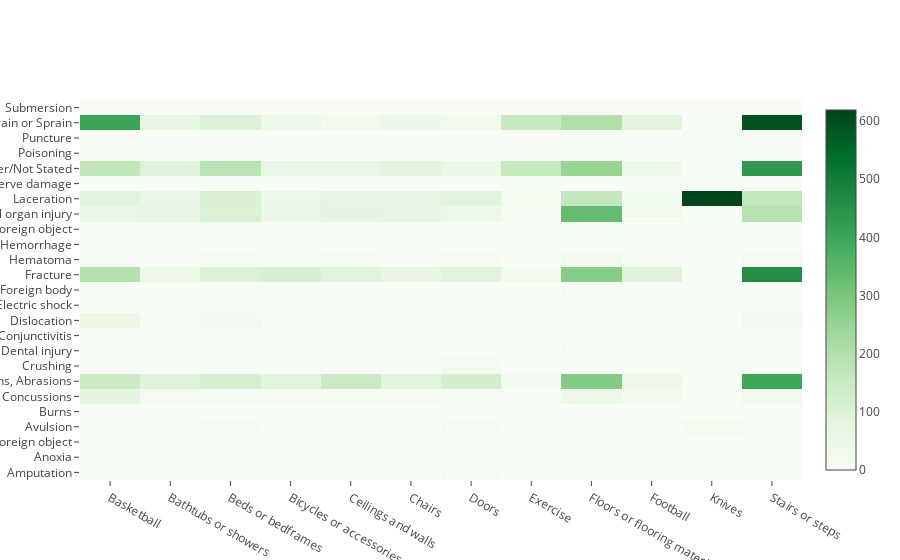

Notebook code cell kept with this figure:
### Code cell
table = data.pivot_table(index='diagnosis', columns='product', 
                         values='incident_count', aggfunc=sum, fill_value=0)

trace = go.Heatmap(z=table.as_matrix(), 
                     x=table.columns, y=table.index,
                     colorscale='Greens',
                     reversescale=True)

iplot([trace])

### Figure 1 — Plotly figure (JSON) as saved in the notebook; plotly's stock layout.template omitted (floating-point values rounded to 4 significant figures; data arrays with more than 128 entries replaced by an {"elided": "..."} marker saying what was removed)
{"data": [{"colorscale": "Greens", "reversescale": true, "type": "heatmap", "x": ["Basketball", "Bathtubs or showers", "Beds or bedframes", "Bicycles or accessories", "Ceilings and walls", "Chairs", "Doors", "Exercise", "Floors or flooring materials", "Football", "Knives", "Stairs or steps"], "y": ["Amputation", "Anoxia", "Aspirated foreign object", "Avulsion", "Burns", "Concussions", "Contusions, Abrasions", "Crushing", "Dental injury", "Dermatitis, Conjunctivitis", "Dislocation", "Electric shock", "Foreign body", "Fracture", "Hematoma", "Hemorrhage", "Ingested foreign object", "Internal organ injury", "Laceration", "Nerve damage", "Other/Not Stated", "Poisoning", "Puncture", "Strain or Sprain", "Submersion"], "z": {"elided": "25x12 int values"}}], "layout": {}}
